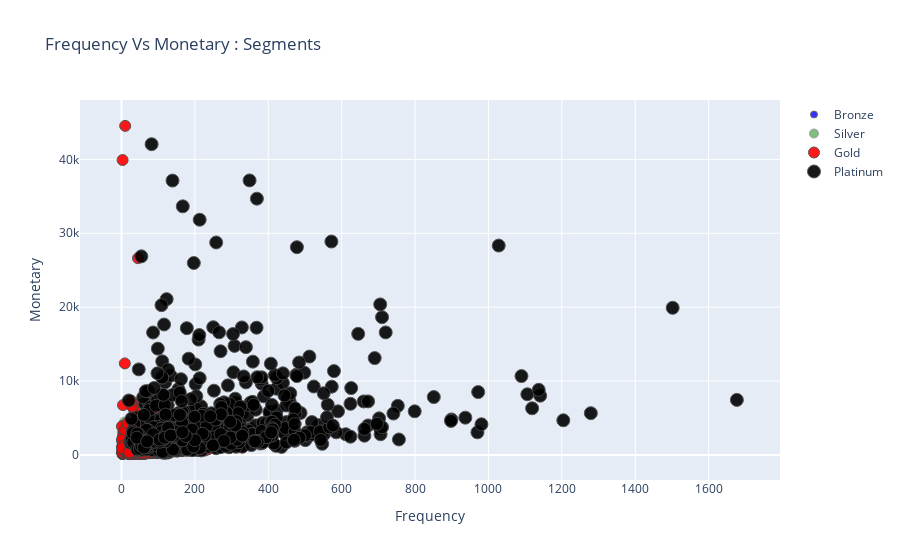

Notebook code cell kept with this figure:
### Code cell
#Frequency Vs Monetary
graph = RFMScores.query("Monetary < 50000 and Frequency < 2000")

plot_data = [
    gobj.Scatter(
        x=graph.query("RFM_Loyalty_Level == 'Bronze'")['Frequency'],
        y=graph.query("RFM_Loyalty_Level == 'Bronze'")['Monetary'],
        mode='markers',
        name='Bronze',
        marker= dict(size= 7,
            line= dict(width=1),
            color= 'blue',
            opacity= 0.8
           )
    ),
        gobj.Scatter(
        x=graph.query("RFM_Loyalty_Level == 'Silver'")['Frequency'],
        y=graph.query("RFM_Loyalty_Level == 'Silver'")['Monetary'],
        mode='markers',
        name='Silver',
        marker= dict(size= 9,
            line= dict(width=1),
            color= 'green',
            opacity= 0.5
           )
    ),
        gobj.Scatter(
        x=graph.query("RFM_Loyalty_Level == 'Gold'")['Frequency'],
        y=graph.query("RFM_Loyalty_Level == 'Gold'")['Monetary'],
        mode='markers',
        name='Gold',
        marker= dict(size= 11,
            line= dict(width=1),
            color= 'red',
            opacity= 0.9
           )
    ),
    gobj.Scatter(
        x=graph.query("RFM_Loyalty_Level == 'Platinum'")['Frequency'],
        y=graph.query("RFM_Loyalty_Level == 'Platinum'")['Monetary'],
        mode='markers',
        name='Platinum',
        marker= dict(size= 13,
            line= dict(width=1),
            color= 'black',
            opacity= 0.9
           )
    ),
]

plot_layout = gobj.Layout(
        yaxis= {'title': "Monetary"},
        xaxis= {'title': "Frequency"},
        title='Frequency Vs Monetary : Segments'
    )
fig = gobj.Figure(data=plot_data, layout=plot_layout)
po.iplot(fig)

### Figure 1 — Plotly figure (JSON) as saved in the notebook; plotly's stock layout.template omitted (floating-point values rounded to 4 significant figures; data arrays with more than 128 entries replaced by an {"elided": "..."} marker saying what was removed)
{"data": [{"marker": {"color": "blue", "line": {"width": 1}, "opacity": 0.8, "size": 7}, "mode": "markers", "name": "Bronze", "type": "scatter", "x": {"elided": "677 int values"}, "y": {"elided": "677 float values"}}, {"marker": {"color": "green", "line": {"width": 1}, "opacity": 0.5, "size": 9}, "mode": "markers", "name": "Silver", "type": "scatter", "x": {"elided": "927 int values"}, "y": {"elided": "927 float values"}}, {"marker": {"color": "red", "line": {"width": 1}, "opacity": 0.9, "size": 11}, "mode": "markers", "name": "Gold", "type": "scatter", "x": {"elided": "1169 int values"}, "y": {"elided": "1169 float values"}}, {"marker": {"color": "black", "line": {"width": 1}, "opacity": 0.9, "size": 13}, "mode": "markers", "name": "Platinum", "type": "scatter", "x": {"elided": "1129 int values"}, "y": {"elided": "1129 float values"}}], "layout": {"title": {"text": "Frequency Vs Monetary : Segments"}, "xaxis": {"title": {"text": "Frequency"}}, "yaxis": {"title": {"text": "Monetary"}}}}
